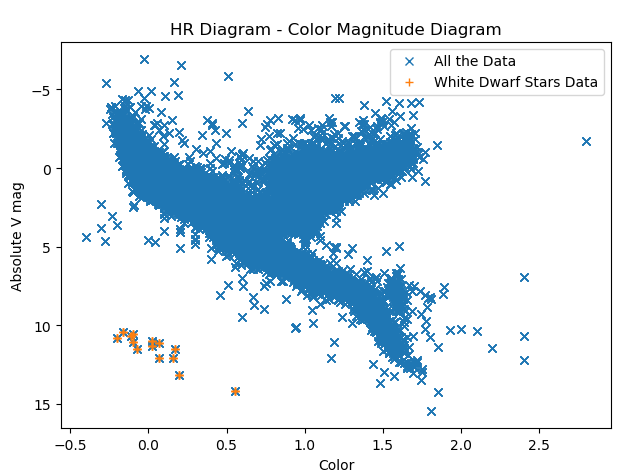

Source code (Python):
import sqlite3
from matplotlib import pyplot as plt

connection = sqlite3.connect("hipparcos.db")
cursor = connection.cursor()
# Created the cursor object to connect the database.
# Commands
sql_command = '\
    SELECT "B-V", VAbsMag FROM photometry \
    JOIN data ON data.HIP = photometry.HIP \
    WHERE e_Dist < 10 and e_Dist != 0 and "B-V" != 0 \
    ORDER BY "B-V";'
cursor.execute(sql_command)
# Put all the data into a container:
# put B-V and VabsMag into different lists
results = cursor.fetchall()
BV = [item[0] for item in results]
VabsMag = [item[1] for item in results]
# Do the same query again with two more conditions
# to filter out the white dwarf stars

sql_command_wd = '\
    SELECT "B-V", VAbsMag FROM photometry \
    JOIN data ON data.HIP = photometry.HIP \
    WHERE e_Dist < 10 and e_Dist != 0 and "B-V" != 0 \
    and "B-V" < 0.7 and VAbsMag > 10 \
    ORDER BY "B-V";'
cursor.execute(sql_command_wd)
results_wd = cursor.fetchall()
BV_wd = [item[0] for item in results_wd]
VabsMag_wd = [item[1] for item in results_wd]
# Now let's draw some pictures!
fig, ax = plt.subplots(1, 1)
ax.plot(BV, VabsMag, "x", label='All the Data')
ax.plot(BV_wd, VabsMag_wd, "+", label='White Dwarf Stars Data')
ax.invert_yaxis()
ax.set_xlabel('Color')  # Add an x-label to the axes.
ax.set_ylabel('Absolute V mag')
ax.set_title("HR Diagram - Color Magnitude Diagram")
plt.legend(numpoints=1, loc='best')
plt.show()
